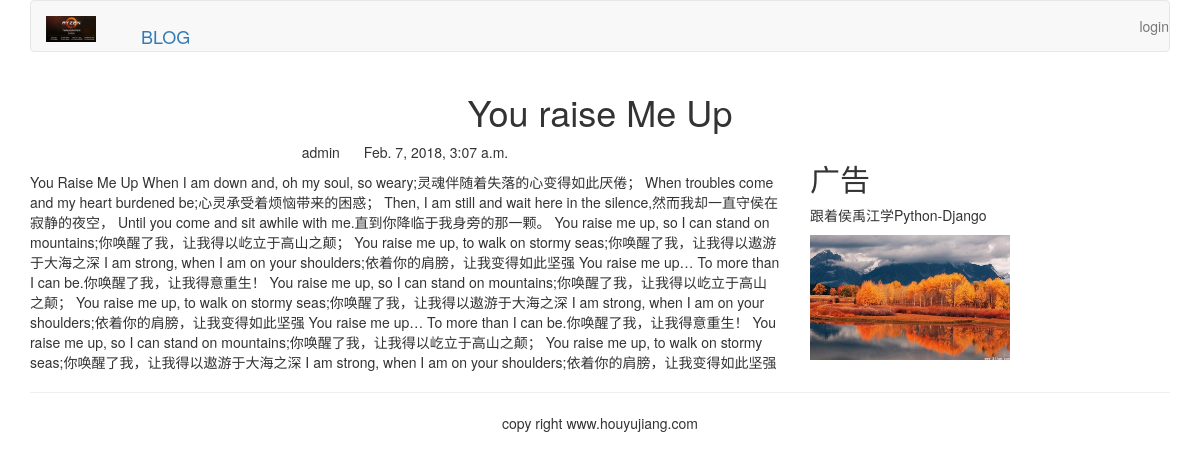
Page /blog/1/ on the committed database.
### blog/models.py (models this page shows)
class BlogArticles(models.Model):
    title = models.CharField(max_length=300)
    auther = models.ForeignKey(User,related_name="blog_posts")
    body = models.TextField()
    publish = models.DateTimeField(default=timezone.now)
    class Meta:
        ordering = ('-publish',)
    def __str__(self):
        return self.title

### blog/views.py (the view)
# urls.py: url(r'(?P<article_id>\d)/$',views.blog_artitcle,name='blog_detail')
def blog_artitcle(request, article_id):
    article = BlogArticles.objects.get(id = article_id)
    print(article)
    pub = article.publish
    return  render(request,'blog/content.html',{'article':article,'publish':pub})

### templates/blog/content.html (shortened to what this page needs)
{% extends 'base.html' %}
{% load staticfiles %}
{% block content %}
<div class="row text-center vertical -middle-sm">
    <h1>{{ article.title }}</h1>
</div>
<div class="row">
    <div class="col-xs-12 col-md-8">
        <p class="text-center"><span>{{ article.auther.username }}</span>
        <span style="margin-left: 20px">{{ publish }}</span>
        </p>
        <div>{{ article.body }}</div>
    </div>
    <div class="col-xs-6 col-md-4">
        <h2>广告</h2>
        <p>跟着侯禹江学Python-Django</p>
        <img width="200px" src="{% static '/images/1.jpg' %}" >
    </div>
</div>
{% endblock %}

### rows in the picture
BlogArticles: title "You raise Me Up", auther.username "admin", publish "Feb. 7, 2018, 3:07 a.m.", body "You Raise Me Up When I am down and, oh my soul, so weary;灵魂伴随着失落的心变得如此厌倦； When troubles come and my heart burdened be;心灵承受着烦恼带来的困惑； Then, I am still and wait here in the silence,然而我却一直守侯在寂静的夜空， Until you come and sit awhile with me.直到你降临于我身旁的那一颗。 You raise me up, so I can stand on mountains;你唤醒了我，让我得以屹立于高山之颠； You raise me up, to walk on stormy seas;你唤醒了我，让我得以遨游于大海之深 I am strong, when I am on your shoulders;依着你的肩膀，让我变得如此坚强 You raise me up… To more than I can be.你唤醒了我，让我得意重生！ You raise me up, so I can stand on mountains;你唤醒了我，让我得以屹立于高山之颠； You raise me up, to walk on stormy seas;你唤醒了我，让我得以遨游于大海之深 I am strong, when I am on your shoulders;依着你的肩膀，让我变得如此坚强 You raise me up… To more than I can…"
